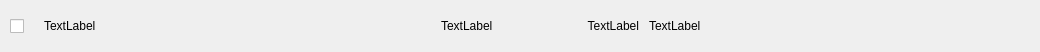
<?xml version="1.0" encoding="UTF-8"?>
<ui version="4.0">
 <class>FileItem</class>
 <widget class="QWidget" name="FileItem">
  <property name="geometry">
   <rect>
    <x>0</x>
    <y>0</y>
    <width>1040</width>
    <height>52</height>
   </rect>
  </property>
  <property name="minimumSize">
   <size>
    <width>0</width>
    <height>52</height>
   </size>
  </property>
  <property name="maximumSize">
   <size>
    <width>16777215</width>
    <height>52</height>
   </size>
  </property>
  <property name="sizePolicy">
   <sizepolicy hsizetype="Expanding" vsizetype="Fixed">
    <horstretch>1</horstretch>
    <verstretch>0</verstretch>
   </sizepolicy>
  </property>
  <property name="windowTitle">
   <string>Form</string>
  </property>
  <layout class="QHBoxLayout" name="horizontalLayout">
   <property name="spacing">
    <number>10</number>
   </property>
   <property name="leftMargin">
    <number>10</number>
   </property>
   <property name="topMargin">
    <number>6</number>
   </property>
   <property name="rightMargin">
    <number>4</number>
   </property>
   <property name="bottomMargin">
    <number>6</number>
   </property>
   <item>
    <widget class="QCheckBox" name="CheckStatus">
     <property name="text">
      <string/>
     </property>
     <property name="minimumSize">
      <size>
       <width>24</width>
       <height>24</height>
      </size>
     </property>
     <property name="maximumSize">
      <size>
       <width>24</width>
       <height>24</height>
      </size>
     </property>
    </widget>
   </item>
   <item>
    <widget class="QLabel" name="FileName">
     <property name="sizePolicy">
      <sizepolicy hsizetype="Preferred" vsizetype="Preferred">
       <horstretch>0</horstretch>
       <verstretch>0</verstretch>
      </sizepolicy>
     </property>
     <property name="minimumSize">
      <size>
        <width>132</width>
       <height>24</height>
      </size>
     </property>
     <property name="maximumSize">
      <size>
       <width>16777215</width>
       <height>16777215</height>
      </size>
     </property>
     <property name="text">
      <string>TextLabel</string>
     </property>
     <property name="alignment">
      <set>Qt::AlignmentFlag::AlignLeft|Qt::AlignmentFlag::AlignVCenter</set>
     </property>
     <property name="textInteractionFlags">
      <set>Qt::TextInteractionFlag::TextSelectableByMouse</set>
     </property>
    </widget>
   </item>
   <item>
    <widget class="QLabel" name="FileType">
     <property name="sizePolicy">
      <sizepolicy hsizetype="Preferred" vsizetype="Preferred">
       <horstretch>0</horstretch>
       <verstretch>0</verstretch>
      </sizepolicy>
     </property>
     <property name="minimumSize">
      <size>
        <width>70</width>
       <height>24</height>
      </size>
     </property>
     <property name="maximumSize">
      <size>
       <width>96</width>
       <height>16777215</height>
      </size>
     </property>
     <property name="text">
      <string>TextLabel</string>
     </property>
     <property name="alignment">
      <set>Qt::AlignmentFlag::AlignLeft|Qt::AlignmentFlag::AlignVCenter</set>
     </property>
    </widget>
   </item>
   <item>
    <widget class="QLabel" name="FileSize">
     <property name="sizePolicy">
      <sizepolicy hsizetype="Preferred" vsizetype="Preferred">
       <horstretch>0</horstretch>
       <verstretch>0</verstretch>
      </sizepolicy>
     </property>
     <property name="minimumSize">
      <size>
        <width>72</width>
       <height>24</height>
      </size>
     </property>
     <property name="maximumSize">
      <size>
       <width>92</width>
       <height>16777215</height>
      </size>
     </property>
     <property name="text">
      <string>TextLabel</string>
     </property>
     <property name="alignment">
      <set>Qt::AlignmentFlag::AlignVCenter | Qt::AlignmentFlag::AlignRight</set>
     </property>
    </widget>
   </item>
   <item>
    <widget class="QLabel" name="FilePath">
     <property name="sizePolicy">
      <sizepolicy hsizetype="Preferred" vsizetype="Preferred">
       <horstretch>0</horstretch>
       <verstretch>0</verstretch>
      </sizepolicy>
     </property>
     <property name="minimumSize">
      <size>
        <width>150</width>
       <height>24</height>
      </size>
     </property>
     <property name="maximumSize">
      <size>
       <width>16777215</width>
       <height>16777215</height>
      </size>
     </property>
     <property name="text">
      <string>TextLabel</string>
     </property>
     <property name="alignment">
      <set>Qt::AlignmentFlag::AlignLeft|Qt::AlignmentFlag::AlignVCenter</set>
     </property>
     <property name="wordWrap">
      <bool>false</bool>
     </property>
     <property name="textInteractionFlags">
      <set>Qt::TextInteractionFlag::TextSelectableByMouse</set>
     </property>
    </widget>
   </item>
  </layout>
 </widget>
 <resources/>
 <connections/>
</ui>
